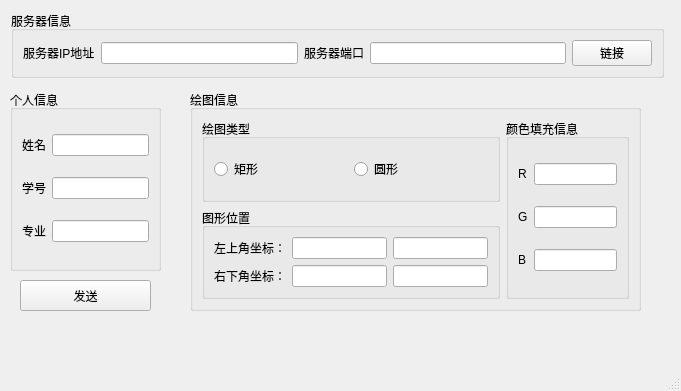
<?xml version="1.0" encoding="UTF-8"?>
<ui version="4.0">
 <class>MainWindow</class>
 <widget class="QMainWindow" name="MainWindow">
  <property name="geometry">
   <rect>
    <x>0</x>
    <y>0</y>
    <width>681</width>
    <height>391</height>
   </rect>
  </property>
  <property name="windowTitle">
   <string>MainWindow</string>
  </property>
  <widget class="QWidget" name="centralwidget">
   <widget class="QGroupBox" name="groupBox">
    <property name="geometry">
     <rect>
      <x>11</x>
      <y>11</y>
      <width>653</width>
      <height>67</height>
     </rect>
    </property>
    <property name="title">
     <string>服务器信息</string>
    </property>
    <layout class="QGridLayout" name="gridLayout_5">
     <item row="0" column="0">
      <widget class="QLabel" name="label">
       <property name="text">
        <string>服务器IP地址</string>
       </property>
      </widget>
     </item>
     <item row="0" column="1">
      <widget class="QLineEdit" name="IPLineEdit">
       <property name="text">
        <string/>
       </property>
      </widget>
     </item>
     <item row="0" column="2">
      <widget class="QLabel" name="label_2">
       <property name="text">
        <string>服务器端口</string>
       </property>
      </widget>
     </item>
     <item row="0" column="3">
      <widget class="QLineEdit" name="portLineEdit"/>
     </item>
     <item row="0" column="4">
      <widget class="QPushButton" name="connectButton">
       <property name="text">
        <string>链接</string>
       </property>
      </widget>
     </item>
    </layout>
   </widget>
   <widget class="QGroupBox" name="groupBox_2">
    <property name="geometry">
     <rect>
      <x>10</x>
      <y>90</y>
      <width>151</width>
      <height>181</height>
     </rect>
    </property>
    <property name="title">
     <string>个人信息</string>
    </property>
    <layout class="QGridLayout" name="gridLayout">
     <item row="3" column="0">
      <widget class="QLabel" name="label_5">
       <property name="text">
        <string>专业</string>
       </property>
      </widget>
     </item>
     <item row="0" column="0">
      <widget class="QLabel" name="label_3">
       <property name="text">
        <string>姓名</string>
       </property>
      </widget>
     </item>
     <item row="1" column="0">
      <widget class="QLabel" name="label_4">
       <property name="text">
        <string>学号</string>
       </property>
      </widget>
     </item>
     <item row="3" column="1">
      <widget class="QLineEdit" name="lineEdit_5"/>
     </item>
     <item row="1" column="1">
      <widget class="QLineEdit" name="lineEdit_4"/>
     </item>
     <item row="0" column="1">
      <widget class="QLineEdit" name="lineEdit_3"/>
     </item>
    </layout>
   </widget>
   <widget class="QGroupBox" name="groupBox_3">
    <property name="geometry">
     <rect>
      <x>190</x>
      <y>90</y>
      <width>451</width>
      <height>221</height>
     </rect>
    </property>
    <property name="title">
     <string>绘图信息</string>
    </property>
    <layout class="QGridLayout" name="gridLayout_4">
     <item row="0" column="0">
      <widget class="QGroupBox" name="groupBox_4">
       <property name="title">
        <string>绘图类型</string>
       </property>
       <layout class="QHBoxLayout" name="horizontalLayout">
        <item>
         <widget class="QRadioButton" name="radioButton">
          <property name="text">
           <string>矩形</string>
          </property>
         </widget>
        </item>
        <item>
         <widget class="QRadioButton" name="radioButton_2">
          <property name="text">
           <string>圆形</string>
          </property>
         </widget>
        </item>
       </layout>
      </widget>
     </item>
     <item row="0" column="1" rowspan="2">
      <widget class="QGroupBox" name="groupBox_6">
       <property name="title">
        <string>颜色填充信息</string>
       </property>
       <layout class="QGridLayout" name="gridLayout_3">
        <item row="1" column="1">
         <widget class="QLineEdit" name="lineEdit_11"/>
        </item>
        <item row="0" column="0">
         <widget class="QLabel" name="label_8">
          <property name="text">
           <string>R</string>
          </property>
         </widget>
        </item>
        <item row="2" column="1">
         <widget class="QLineEdit" name="lineEdit_12"/>
        </item>
        <item row="1" column="0">
         <widget class="QLabel" name="label_9">
          <property name="text">
           <string>G</string>
          </property>
         </widget>
        </item>
        <item row="2" column="0">
         <widget class="QLabel" name="label_10">
          <property name="text">
           <string>B</string>
          </property>
         </widget>
        </item>
        <item row="0" column="1">
         <widget class="QLineEdit" name="lineEdit_10"/>
        </item>
       </layout>
      </widget>
     </item>
     <item row="1" column="0">
      <widget class="QGroupBox" name="groupBox_5">
       <property name="title">
        <string>图形位置</string>
       </property>
       <layout class="QGridLayout" name="gridLayout_2">
        <item row="0" column="0">
         <widget class="QLabel" name="label_6">
          <property name="text">
           <string>左上角坐标：</string>
          </property>
         </widget>
        </item>
        <item row="0" column="1">
         <widget class="QLineEdit" name="lineEdit_6"/>
        </item>
        <item row="0" column="2">
         <widget class="QLineEdit" name="lineEdit_7"/>
        </item>
        <item row="1" column="0">
         <widget class="QLabel" name="label_7">
          <property name="text">
           <string>右下角坐标：</string>
          </property>
         </widget>
        </item>
        <item row="1" column="1">
         <widget class="QLineEdit" name="lineEdit_8"/>
        </item>
        <item row="1" column="2">
         <widget class="QLineEdit" name="lineEdit_9"/>
        </item>
       </layout>
      </widget>
     </item>
    </layout>
   </widget>
   <widget class="QPushButton" name="sendButton">
    <property name="geometry">
     <rect>
      <x>20</x>
      <y>280</y>
      <width>131</width>
      <height>31</height>
     </rect>
    </property>
    <property name="text">
     <string>发送</string>
    </property>
   </widget>
  </widget>
  <widget class="QMenuBar" name="menubar">
   <property name="geometry">
    <rect>
     <x>0</x>
     <y>0</y>
     <width>681</width>
     <height>26</height>
    </rect>
   </property>
  </widget>
  <widget class="QStatusBar" name="statusbar"/>
 </widget>
 <resources/>
 <connections/>
</ui>
